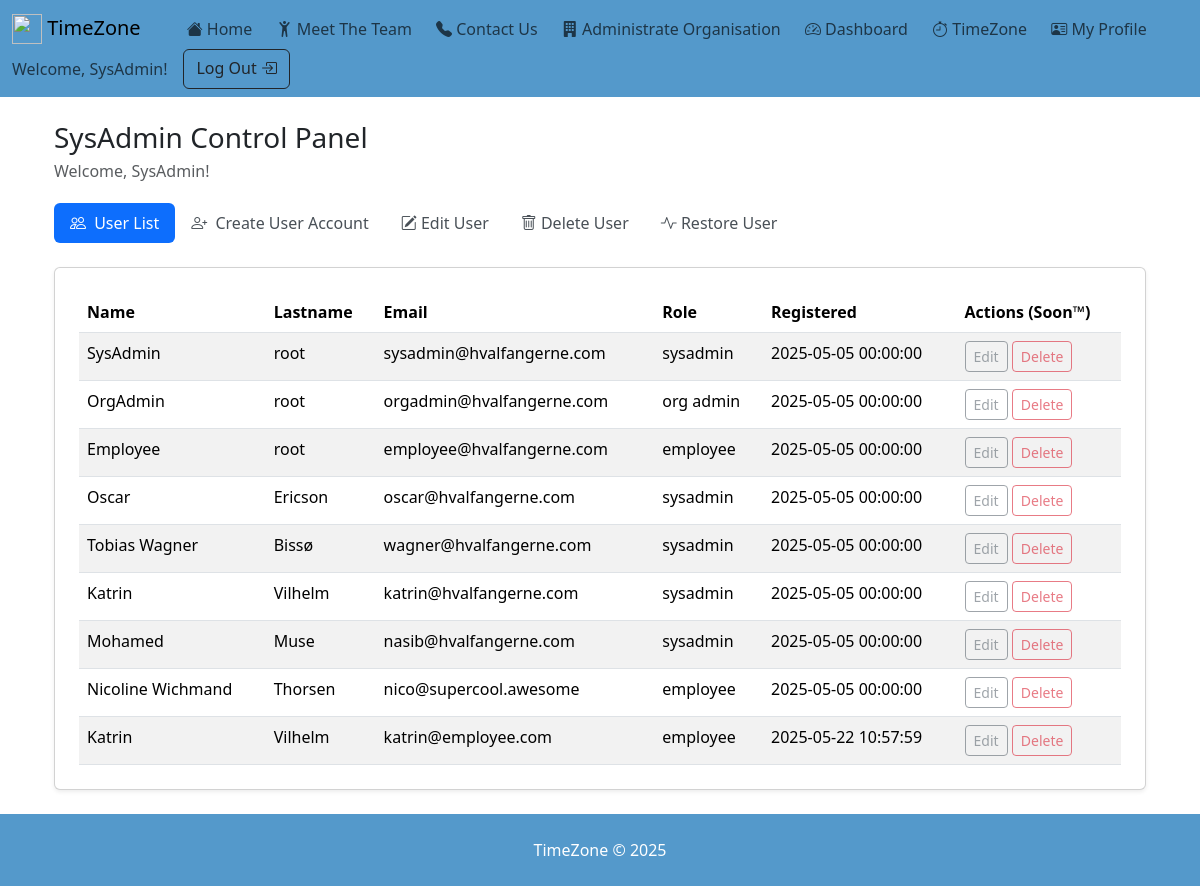
The page /admin (signed in) on the database as committed earlier.
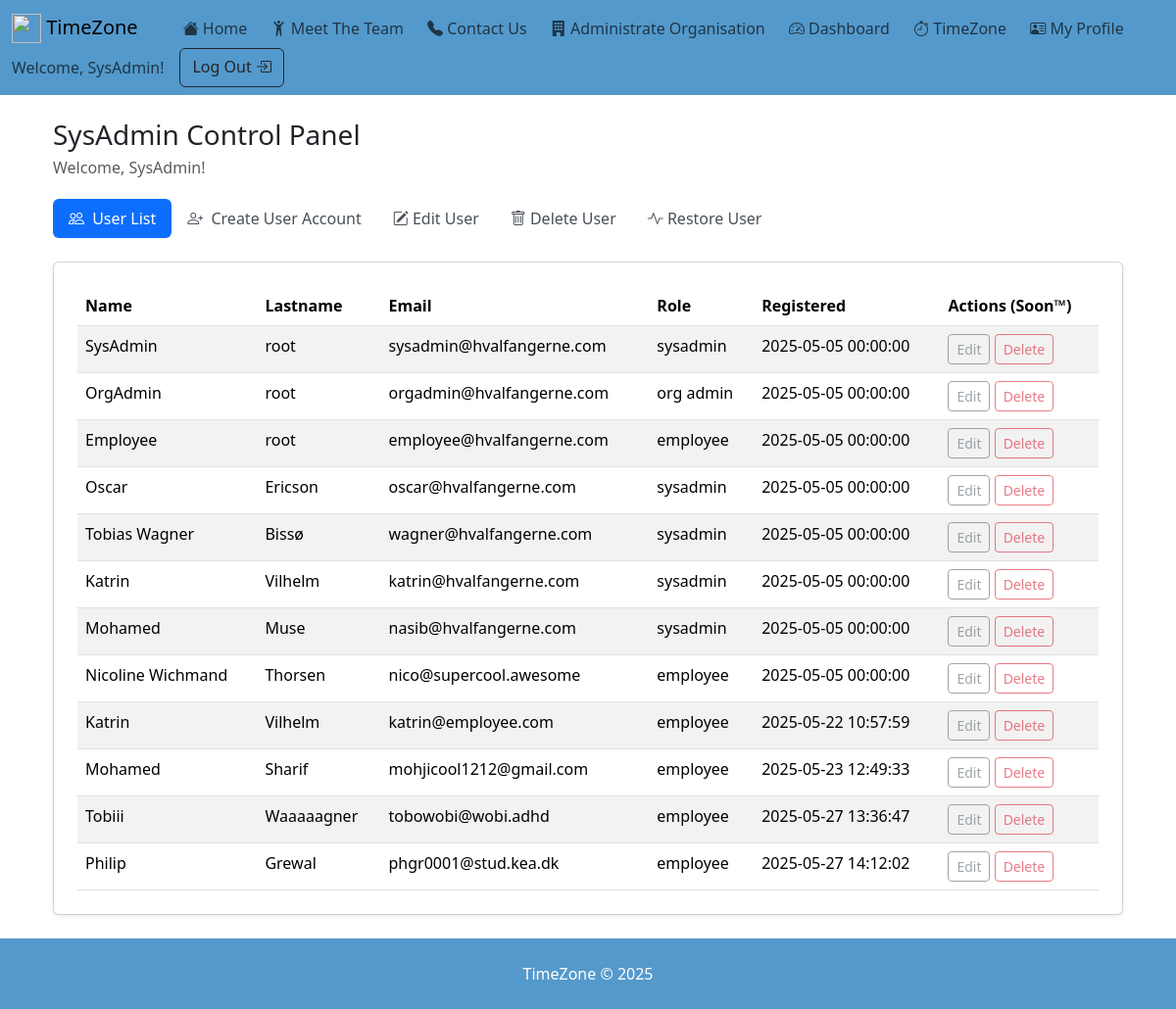
The same page on the database as committed later.
### tables this page shows
CREATE TABLE users (
        id          INTEGER PRIMARY KEY AUTOINCREMENT, 
        username    TEXT    NOT NULL UNIQUE,
        password    TEXT    NOT NULL,
        name        TEXT    NOT NULL,
        lastname    TEXT,
        email       TEXT    NOT NULL UNIQUE,
        role        TEXT    NOT NULL CHECK(role IN ('sysadmin', 'org_admin', 'employee'))
        , paytype TEXT NOT NULL DEFAULT "salary" CHECK(paytype IN ('salary', 'hourly')), pay REAL NOT NULL DEFAULT 0, created_at TEXT, deleted_at TEXT);

### app.py (the view)
@app.route("/admin")
@login_required
@admin_required
def admin():
    if current_user.is_authenticated and current_user.is_org_admin:
        conn = db_connect()
        users = conn.execute(
            """SELECT * FROM users
                WHERE role = "employee"
                AND lastname != "root"
                AND deleted_at IS NULL
                ORDER BY role DESC"""
        ).fetchall()
        conn.close()
        return render_template("orgadmin_admin.html", users=users)
    elif current_user.is_authenticated and current_user.is_sysadmin:
        conn = db_connect()
        users = conn.execute(
            """SELECT * FROM users
                WHERE lastname != "root"
                AND deleted_at IS NULL
                ORDER BY role DESC"""
        ).fetchall()
        users = [dict(user) for user in users]
        print(f"Users: {users}")
        deleted_users = conn.execute(
            """SELECT id, name, lastname FROM users
                WHERE lastname != "root"
                AND deleted_at IS NOT NULL
                ORDER BY role DESC"""
        ).fetchall()
        deleted_users = [dict(user) for user in deleted_users]
        print(f"Deleted users: {deleted_users}")
        if current_user.id == 1:
            root_users = conn.execute(
                """SELECT * FROM users
                    WHERE lastname = "root"
                    AND deleted_at IS NULL
                    ORDER BY role DESC"""
            ).fetchall()
            root_users = [dict(user) for user in root_users]
            count = 0
            for account in root_users:
                count += 1
            count -= 1
            for account in root_users:
                users.insert(0, root_users[count])
                count -= 1
            conn.close()
            return render_template(
                "admin.html", users=users, deleted_users=deleted_users
            )
        conn.close()
        return render_template("admin.html", users=users, deleted_users=deleted_users)
    else:
        return render_template("forbidden.html")

### app.py (called while the page is built)
def db_connect():
    conn = sqlite3.connect(database)
    conn.row_factory = sqlite3.Row
    return conn

@login_manager.user_loader
def load_user(user_id):
    conn = db_connect()
    row = conn.execute("SELECT * FROM users WHERE id = ?", (user_id,)).fetchone()
    conn.close()
    return User(row) if row else None

def admin_required(f):
    @wraps(f)
    def decorated_function(*args, **kwargs):
        if not current_user.is_authenticated or not (
            current_user.is_org_admin or current_user.is_sysadmin
        ):
            abort(403)
        return f(*args, **kwargs)
    return decorated_function

    @property
    def is_sysadmin(self):
        return self.role == "sysadmin"

    @property
    def is_org_admin(self):
        return self.role == "org_admin"

### templates/admin.html (shortened to what this page needs)
{% extends "base.html" %}
{% block content %}
<div class="container py-4">
  <div class="row">
    <div class="col">
      <h1 class="h3 mb-1">SysAdmin Control Panel</h1>
      <p class="text-muted">Welcome, {{ current_user.name }}!</p>
    </div>
    <div class="col">
    </div>
  </div>
  <ul class="nav nav-pills mb-4 mt-1" id="adminTabs" role="tablist">
    <li class="nav-item" role="presentation">
      <button
        class="nav-link active"
        id="tab-manage"
        data-bs-toggle="pill"
        data-bs-target="#pane-manage"
        type="button"
        role="tab"
      >
        <i class="bi bi-people me-1"></i>
        User List
      </button>
    </li>
    <li class="nav-item" role="presentation">
      <button
        class="nav-link"
        id="tab-create"
        data-bs-toggle="pill"
        data-bs-target="#pane-create"
        type="button"
        role="tab"
      >
        <i class="bi bi-person-plus me-1"></i>
        Create User Account
      </button>
    </li>
    <li class="nav-item" role="presentation">
      <button
        class="nav-link"
        id="tab-edit"
        data-bs-toggle="pill"
        data-bs-target="#pane-edit"
        type="button"
        role="tab"
      >
        <i class="bi bi-pencil-square"></i>
        Edit User
      </button>
    </li>
    <li class="nav-item" role="presentation">
      <button
        class="nav-link"
        id="tab-delete"
        data-bs-toggle="pill"
        data-bs-target="#pane-delete"
        type="button"
        role="tab"
      >
        <i class="bi bi-trash"></i>
        Delete User
      </button>
    </li>
    <li class="nav-item" role="presentation">
      <button
        class="nav-link"
        id="tab-restore"
        data-bs-toggle="pill"
        data-bs-target="#pane-restore"
        type="button"
        role="tab"
      >
        <i class="bi bi-activity"></i>
        Restore User
      </button>
    </li>
  </ul>
  <div class="tab-content" id="adminTabsContent">
    <div
      class="tab-pane fade show active"
      id="pane-manage"
      role="tabpanel"
      aria-labelledby="tab-manage"
    >
      <div class="card shadow-sm p-4">
        <table class="table table-striped mb-0">
          <thead>
            <tr>
              <th>Name</th><th>Lastname</th><th>Email</th><th>Role</th><th>Registered</th><th>Actions (Soon™)</th>
            </tr>
          </thead>
          <tbody>
            {% for u in users %}
            <tr>
              <td>{{ u.name }}</td>
              <td>{{ u.lastname }}</td>
              <td>{{ u.email }}</td>
              <td>{{ u.role.replace('_',' ') }}</td>
              <td>{{ u.created_at }}</td>
              <td>
                <a href=""
                   class="btn btn-sm btn-outline-secondary disabled">
                   Edit
                </a>
                <a href=""
                   class="btn btn-sm btn-outline-danger disabled">
                   Delete
                </a>
              </td>
            </tr>
            {% endfor %}
          </tbody>
        </table>
      </div>
    </div>
</div>
{% endblock %}

### templates/base.html (shortened to what the changed rows need)
<!DOCTYPE html>
<html lang="en">
    <head>
        <link href="https://cdn.jsdelivr.net/npm/bootstrap@5.3.3/dist/css/bootstrap.min.css" rel="stylesheet">
        <link rel="stylesheet" href="https://cdn.jsdelivr.net/npm/bootstrap-icons@1.11.3/font/bootstrap-icons.min.css">
        <link href="https://cdn.jsdelivr.net/npm/aos@2.3.4/dist/aos.css" rel="stylesheet" />
        <link rel="stylesheet" href="https://cdn.jsdelivr.net/npm/choices.js/public/assets/styles/choices.min.css">
    </head>
    <body class="d-flex flex-column min-vh-100">
        <nav class="navbar navbar-light" style="background-color: #5499cb;">
            <div class="container-fluid">
                {% if current_user.is_authenticated %}
                <ul class="navbar-nav me-auto mb-2 mb-lg-0" style="display: inline-block; padding-left: 30px;">
                    <li class="nav-item" style="display: inline-block;">
                        <a class="nav-link" href="{{ url_for('index') }}">
                            <i class="bi bi-house-fill"></i>
                            Home
                        </a>
                    </li>
                    <li class="nav-item" style="display: inline-block; padding-left: 20px;">
                        <a class="nav-link" href="{{ url_for('team') }}">
                            <i class="bi bi-person-arms-up"></i>
                            Meet The Team
                        </a>
                    </li>
                    <li class="nav-item" style="display: inline-block; padding-left: 20px;">
                        <a class="nav-link" href="{{ url_for('contact') }}">
                            <i class="bi bi-telephone-fill"></i>
                            Contact Us
                        </a>
                    </li>
                    {% if current_user.is_authenticated and current_user.is_sysadmin%}
                    <li class="nav-item" style="display: inline-block; padding-left: 20px;">
                        <a class="nav-link" href="{{ url_for('admin') }}">
                            <i class="bi bi-building-fill"></i>
                            Administrate Organisation
                        </a>
                    </li>
                    {% endif %}
                    <li class="nav-item" style="display: inline-block; padding-left: 20px;">
                        <a class="nav-link" href="{{ url_for('dashboard') }}">
                            <i class="bi bi-speedometer2"></i>
                            Dashboard
                        </a>
                    </li>
                    <li class="nav-item" style="display: inline-block; padding-left: 20px;">
                        <a class="nav-link" href="{{ url_for('time_zone') }}">
                            <i class="bi bi-stopwatch"></i>
                            TimeZone
                        </a>
                    </li>
                    <li class="nav-item" style="display: inline-block; padding-left: 20px;">
                        <a class="nav-link" href="{{ url_for('user') }}">
                            <i class="bi bi-person-vcard"></i>
                            My Profile
                        </a>
                    </li>
                </ul>
                <form class="d-flex">
                    <span class="navbar-text me-3">
                        Welcome, {{ current_user.name }}!
                    </span>
                    <a class="btn btn-outline-dark me-2" type="button" href="{{ url_for('logout') }}">
                        Log Out
                        <i class="bi bi-box-arrow-in-right"></i>
                    </a>
                </form>
                {% endif %}
            </div>
        </nav>
        <main class="container flex-grow-1">
            {% block content %}{% endblock %}
        </main>
    </body>
</html>

Rows that differ between the two databases and show on the page:
added users: name "Mohamed", lastname "Sharif", email "mohjicool1212@gmail.com", role.replace "employee", created_at "2025-05-23 12:49:33"
added users: name "Tobiii", lastname "Waaaaagner", email "tobowobi@wobi.adhd", role.replace "employee", created_at "2025-05-27 13:36:47"
added users: name "Philip", lastname "Grewal", email "phgr0001@stud.kea.dk", role.replace "employee", created_at "2025-05-27 14:12:02"
